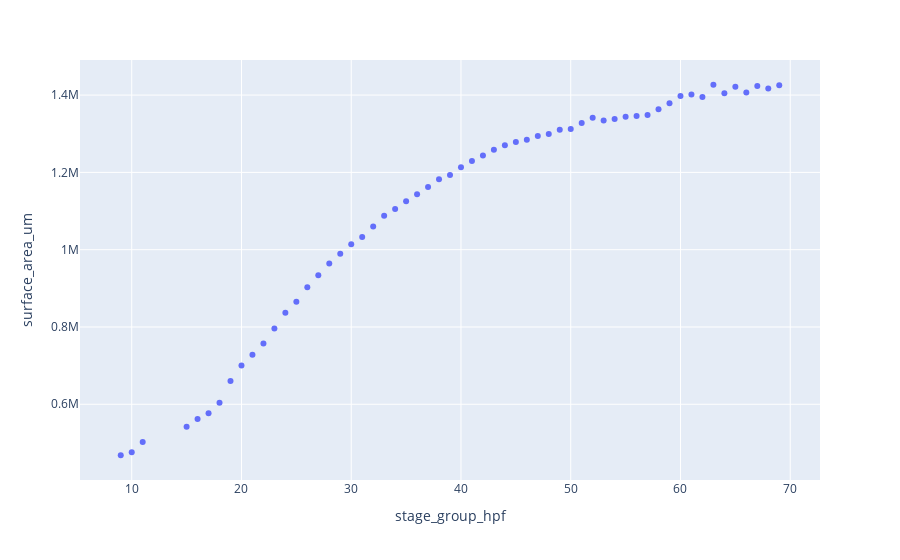

Notebook code for this chart:
### Markdown cell above
#### Build reference key

### Code cell
ref_date01 = "20230620"
stage_df01 = metadata_df.loc[metadata_df["experiment_date"]==ref_date01, ["snip_id", "embryo_id", "predicted_stage_hpf", "surface_area_um", "length_um", "use_embryo_flag"]].reset_index(drop=True)
# ref_bool = (stage_df.loc[:, "phenotype"].to_numpy() == "wt") | (stage_df.loc[:, "control_flag"].to_numpy() == 1)
# ref_bool = ref_bool | (stage_df.loc[:, "phenotype"].to_numpy() == "uncertain")
# ref_bool = ref_bool & stage_df["use_embryo_flag"]
# stage_df = stage_df.loc[ref_bool]
stage_df01["stage_group_hpf"] = np.round(stage_df01["predicted_stage_hpf"])
stage_key_df01 = stage_df01.groupby('stage_group_hpf').quantile(.90).reset_index()

ref_date02 = "20240626"
stage_df02 = metadata_df.loc[metadata_df["experiment_date"]==ref_date02, ["snip_id", "embryo_id", "predicted_stage_hpf", "surface_area_um", "length_um", "use_embryo_flag"]].reset_index(drop=True)
stage_df02["stage_group_hpf"] = np.round(stage_df02["predicted_stage_hpf"])
stage_key_df02 = stage_df02.groupby('stage_group_hpf').quantile(.90).reset_index()

stage_key_df = pd.concat([stage_key_df01.loc[stage_key_df01["predicted_stage_hpf"] <= 12, :], stage_key_df02], axis=0, ignore_index=True)

fig = px.scatter(stage_key_df, x="stage_group_hpf", y="surface_area_um")
fig.show()

### Figure 1 — Plotly figure (JSON) as saved in the notebook; plotly's stock layout.template omitted (floating-point values rounded to 4 significant figures)
{"data": [{"hovertemplate": "stage_group_hpf=%{x}<br>surface_area_um=%{y}<extra></extra>", "legendgroup": "", "marker": {"color": "#636efa", "symbol": "circle"}, "mode": "markers", "name": "", "orientation": "v", "showlegend": false, "type": "scatter", "x": [9, 10, 11, 15, 16, 17, 18, 19, 20, 21, 22, 23, 24, 25, 26, 27, 28, 29, 30, 31, 32, 33, 34, 35, 36, 37, 38, 39, 40, 41, 42, 43, 44, 45, 46, 47, 48, 49, 50, 51, 52, 53, 54, 55, 56, 57, 58, 59, 60, 61, 62, 63, 64, 65, 66, 67, 68, 69], "xaxis": "x", "y": [468100.0, 475600.0, 502600.0, 541700.0, 561600.0, 577100.0, 604200.0, 659900.0, 700300.0, 728400.0, 757400.0, 795900.0, 836600.0, 864900.0, 902900.0, 933600.0, 964400.0, 989400.0, 1014000.0, 1033000.0, 1060000.0, 1088000.0, 1105000.0, 1125000.0, 1143000.0, 1162000.0, 1182000.0, 1193000.0, 1213000.0, 1230000.0, 1244000.0, 1259000.0, 1270000.0, 1279000.0, 1285000.0, 1294000.0, 1299000.0, 1311000.0, 1312000.0, 1328000.0, 1341000.0, 1334000.0, 1338000.0, 1344000.0, 1346000.0, 1348000.0, 1364000.0, 1379000.0, 1398000.0, 1401000.0, 1395000.0, 1427000.0, 1405000.0, 1422000.0, 1407000.0, 1424000.0, 1417000.0, 1426000.0], "yaxis": "y"}], "layout": {"legend": {"tracegroupgap": 0}, "margin": {"t": 60}, "xaxis": {"anchor": "y", "domain": [0, 1], "title": {"text": "stage_group_hpf"}}, "yaxis": {"anchor": "x", "domain": [0, 1], "title": {"text": "surface_area_um"}}}}
